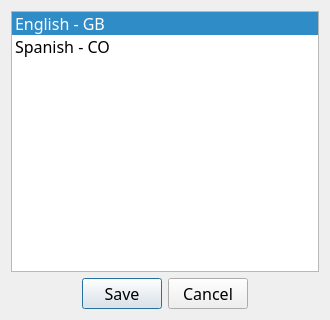
<?xml version="1.0" encoding="UTF-8"?>
<ui version="4.0">
 <class>Lang_Dialog</class>
 <widget class="QDialog" name="Lang_Dialog">
  <property name="geometry">
   <rect>
    <x>0</x>
    <y>0</y>
    <width>330</width>
    <height>320</height>
   </rect>
  </property>
  <property name="minimumSize">
   <size>
    <width>100</width>
    <height>100</height>
   </size>
  </property>
  <property name="maximumSize">
   <size>
    <width>330</width>
    <height>320</height>
   </size>
  </property>
  <property name="font">
   <font>
    <family>Gabriola</family>
    <pointsize>12</pointsize>
   </font>
  </property>
  <property name="windowTitle">
   <string>Select Language</string>
  </property>
  <property name="windowIcon">
   <iconset resource="resources.qrc">
    <normaloff>:/img/logo-bridgex-2</normaloff>:/img/logo-bridgex-2</iconset>
  </property>
  <property name="layoutDirection">
   <enum>Qt::LayoutDirection::LeftToRight</enum>
  </property>
  <property name="autoFillBackground">
   <bool>false</bool>
  </property>
  <property name="styleSheet">
   <string notr="true"/>
  </property>
  <property name="locale">
   <locale language="English" country="UnitedKingdom"/>
  </property>
  <layout class="QGridLayout" name="dialog_languages_layout">
   <property name="sizeConstraint">
    <enum>QLayout::SizeConstraint::SetDefaultConstraint</enum>
   </property>
   <item row="3" column="0">
    <widget class="QDialogButtonBox" name="dialog_btn">
     <property name="sizePolicy">
      <sizepolicy hsizetype="Preferred" vsizetype="Fixed">
       <horstretch>0</horstretch>
       <verstretch>0</verstretch>
      </sizepolicy>
     </property>
     <property name="orientation">
      <enum>Qt::Orientation::Horizontal</enum>
     </property>
     <property name="standardButtons">
      <set>QDialogButtonBox::StandardButton::Cancel|QDialogButtonBox::StandardButton::Save</set>
     </property>
     <property name="centerButtons">
      <bool>true</bool>
     </property>
    </widget>
   </item>
   <item row="1" column="0">
    <widget class="QListWidget" name="languages">
     <property name="enabled">
      <bool>true</bool>
     </property>
     <property name="sizePolicy">
      <sizepolicy hsizetype="Preferred" vsizetype="Preferred">
       <horstretch>0</horstretch>
       <verstretch>0</verstretch>
      </sizepolicy>
     </property>
     <property name="minimumSize">
      <size>
       <width>0</width>
       <height>0</height>
      </size>
     </property>
     <property name="maximumSize">
      <size>
       <width>16777215</width>
       <height>272</height>
      </size>
     </property>
     <property name="autoFillBackground">
      <bool>false</bool>
     </property>
     <property name="styleSheet">
      <string notr="true">QDialog &gt; QListWidget{
background-image: url(:/img/logo-bridgex-2.2);
background-position: center;
background-repeat: no-repeat;
background-attachment: fixed;}</string>
     </property>
     <property name="editTriggers">
      <set>QAbstractItemView::EditTrigger::DoubleClicked|QAbstractItemView::EditTrigger::EditKeyPressed</set>
     </property>
     <property name="tabKeyNavigation">
      <bool>true</bool>
     </property>
     <property name="defaultDropAction">
      <enum>Qt::DropAction::CopyAction</enum>
     </property>
     <property name="textElideMode">
      <enum>Qt::TextElideMode::ElideLeft</enum>
     </property>
     <property name="movement">
      <enum>QListView::Movement::Static</enum>
     </property>
     <property name="flow">
      <enum>QListView::Flow::TopToBottom</enum>
     </property>
     <property name="viewMode">
      <enum>QListView::ViewMode::ListMode</enum>
     </property>
     <property name="uniformItemSizes">
      <bool>false</bool>
     </property>
     <property name="currentRow">
      <number>0</number>
     </property>
     <property name="sortingEnabled">
      <bool>true</bool>
     </property>
     <item>
      <property name="text">
       <string>English - GB</string>
      </property>
      <property name="toolTip">
       <string notr="true">en_GB</string>
      </property>
      <property name="font">
       <font>
        <family>Gabriola</family>
        <pointsize>12</pointsize>
       </font>
      </property>
      <property name="icon">
       <iconset resource="resources.qrc">
        <normaloff>:/flags/en_GB.svg</normaloff>:/flags/en_GB.svg</iconset>
      </property>
     </item>
     <item>
      <property name="text">
       <string>Spanish - CO</string>
      </property>
      <property name="toolTip">
       <string notr="true">es_CO</string>
      </property>
      <property name="font">
       <font>
        <family>Gabriola</family>
        <pointsize>12</pointsize>
       </font>
      </property>
      <property name="icon">
       <iconset resource="resources.qrc">
        <normaloff>:/flags/es_CO.svg</normaloff>:/flags/es_CO.svg</iconset>
      </property>
     </item>
    </widget>
   </item>
  </layout>
 </widget>
 <resources>
  <include location="resources.qrc"/>
 </resources>
 <connections>
  <connection>
   <sender>dialog_btn</sender>
   <signal>accepted()</signal>
   <receiver>Lang_Dialog</receiver>
   <slot>accept()</slot>
   <hints>
    <hint type="sourcelabel">
     <x>248</x>
     <y>254</y>
    </hint>
    <hint type="destinationlabel">
     <x>157</x>
     <y>274</y>
    </hint>
   </hints>
  </connection>
  <connection>
   <sender>dialog_btn</sender>
   <signal>rejected()</signal>
   <receiver>Lang_Dialog</receiver>
   <slot>reject()</slot>
   <hints>
    <hint type="sourcelabel">
     <x>316</x>
     <y>260</y>
    </hint>
    <hint type="destinationlabel">
     <x>286</x>
     <y>274</y>
    </hint>
   </hints>
  </connection>
 </connections>
</ui>
